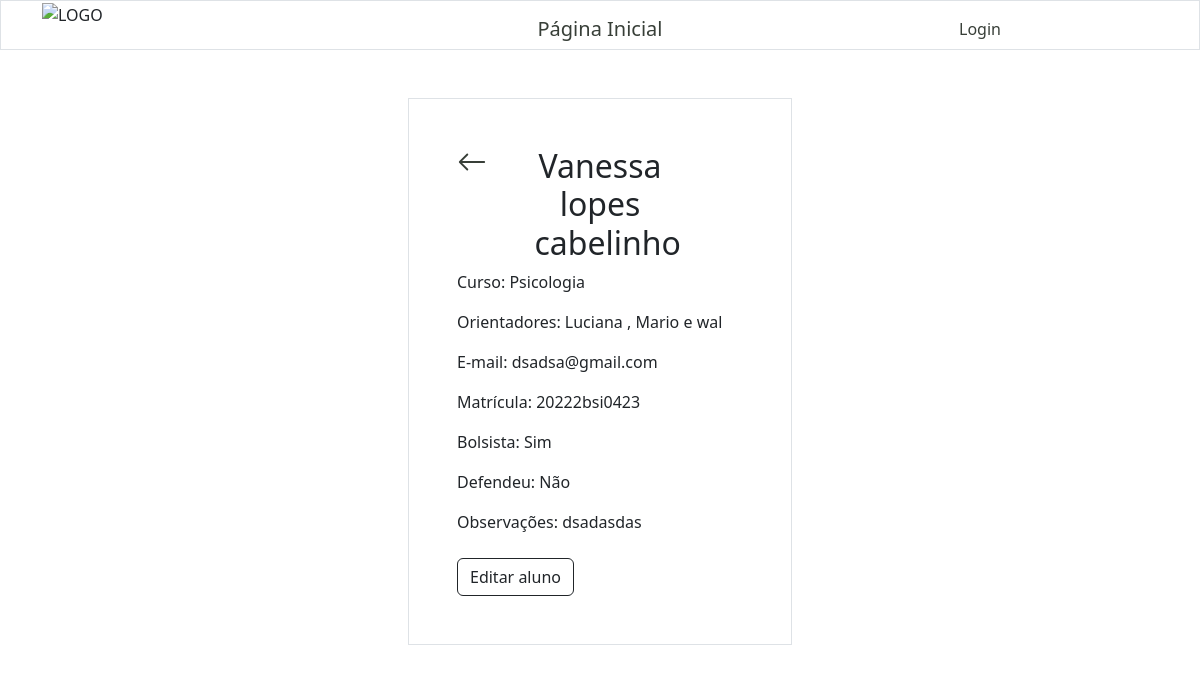
Page /alunos/alunoInfo/9/ on the committed database.
### alunos/models.py (models this page shows, shortened)
class Aluno(models.Model):
    nome = models.CharField(max_length=255)
    sobrenome = models.CharField(max_length=255)
    curso = models.ForeignKey(Turma, on_delete=models.SET_NULL, null=True)
    orientadores = models.ManyToManyField('docentes.Docente', related_name='alunos_orientados')
    defesa = models.BooleanField(blank=True)
    data_defesa = models.DateField(null=True, blank=True)
    artigo = models.URLField(max_length=400, blank=True)
    bolsista = models.CharField(max_length=30)
    obs = models.TextField(max_length=255, blank=True)
    email = models.EmailField(max_length=255, null=True)
    matricula = models.CharField(max_length=20, null=True)

### turmas/models.py (models this page shows, shortened)
class Turma(models.Model):
    nome = models.CharField(max_length=255)
    vagas = models.IntegerField(null=True)
    curso = models.CharField(max_length=255)
    data_de_inicio = models.DateField(null=True)
    data_de_criacao = models.DateField(default=timezone.now)

### docentes/models.py (models this page shows, shortened)
class Docente(models.Model):
    nome = models.CharField(max_length=255)
    sobrenome = models.CharField(max_length=255, null=True)
    email = models.EmailField(max_length=255, null=True)
    orientados = models.ManyToManyField(Aluno, related_name='docentes_orientadores', blank=True)

### alunos/views.py (the view)
# urls.py: path('alunos/alunoInfo/<int:id>/', views.alunoInfo, name='alunoInfo'),
def alunoInfo(request, id):
    alunoID = get_object_or_404(Aluno, id=id)
    template = loader.get_template('alunoInfo.html')
    context = {'alunoID': alunoID, }
    return HttpResponse(template.render(context, request))

### alunos/templates/alunoInfo.html (shortened to what this page needs)
{% extends "master.html" %}
{% block content %}
    {% include "header.html" %}
    <div class="row">
        <div class="col"></div>
        <div class="col">
            <div class="container p-5 my-5 border">
                <div class="row">
                    <div class="col">
                        <a href="/alunos">
                            <svg xmlns="http://www.w3.org/2000/svg" width="30" height="30" fill="currentColor" class="bi bi-arrow-left" viewBox="0 0 16 16">
                                <path fill-rule="evenodd" d="M15 8a.5.5 0 0 0-.5-.5H2.707l3.147-3.146a.5.5 0 1 0-.708-.708l-4 4a.5.5 0 0 0 0 .708l4 4a.5.5 0 0 0 .708-.708L2.707 8.5H14.5A.5.5 0 0 0 15 8"/>
                            </svg>
                        </a>
                    </div>
                    <div class="col-6">
                        <h2 class="text-center">
                            {{ alunoID.nome }} {{ alunoID.sobrenome }}
                        </h2>
                    </div>
                    <div class="col"></div>
                </div>
                <p>Curso: {{ alunoID.curso.curso }}</p>
                {% if alunoID.orientadores.count > 1 %}
                    <p>Orientadores:
                        {% for orientador in alunoID.orientadores.all %}
                            {{ orientador.nome }}
                            {% if forloop.counter == alunoID.orientadores.all|length|add:-1 %}
                                e
                            {% elif not forloop.last %}
                                ,
                            {% endif %}
                        {% endfor %}
                    </p>
                {% else %}
                    <p>Orientador: {{ alunoID.orientadores.first.nome }}</p>
                {% endif %}
                <p>E-mail: {{ alunoID.email }}</p>
                <p>Matrícula: {{ alunoID.matricula }}</p>
                <p>Bolsista: {{ alunoID.bolsista }}</p>
                <p>Defendeu:
                    {% if alunoID.defesa%}
                    Sim</p>
                    <p>Data de defesa: {{alunoID.data_defesa}} <br>
                    <p><a href="{{ alunoID.artigo }}">
                    <button type="button" style="width:10;height:10" class="btn btn-outline-info">Acessar artigo</button></a></p>
                    {%else%}
                    Não
                    {% endif %}
                </p>
                <p>Observações: {{ alunoID.obs }}</p>
                <div class="container px-0 mt-4">
                    <a href="{% url 'editar_aluno' alunoID.id %}">
                        <button type="button" class="btn btn-outline-dark">
                            Editar aluno
                        </button>
                    </a>
                </div>
            </div>
        </div>
        <div class="col"></div>
    </div>
{% endblock %}

### alunos/static/css/style.css (style rules this page uses)
a { color: rgb(56, 63, 56); background-color: transparent; text-decoration: none; }

### rows in the picture
Aluno: nome "Vanessa", sobrenome "lopes cabelinho", curso.curso "Psicologia", email "dsadsa@gmail.com", matricula "20222bsi0423", bolsista "Sim", obs "dsadasdas"
Docente: nome "Luciana"
Docente: nome "Mario"
Docente: nome "wal"
